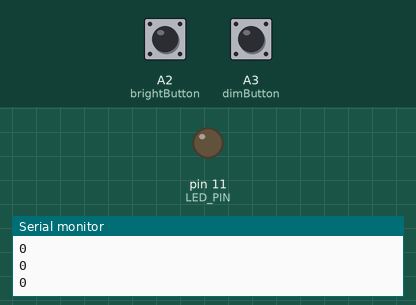
A sketch run on a simulated Arduino Uno, built with avr-gcc and run on an emulated ATmega328P. Shown: output pins drawn as LEDs (lit = HIGH), the last lines printed to the serial monitor. Inputs (shaded band) come from the test bench; at power-on: A2 (brightButton) LOW, A3 (dimButton) LOW.

Above: at 1.2 s.
1.3 s: A2 (brightButton) pulled HIGH for 1 s
At 3.4 s:
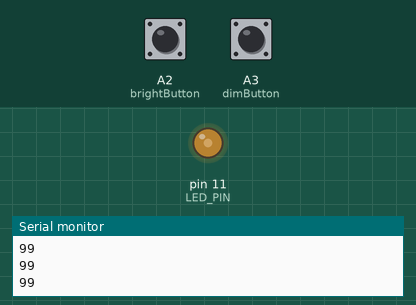
3.8 s: A2 (brightButton) pulled HIGH for 3.2 s
At 5.6 s:
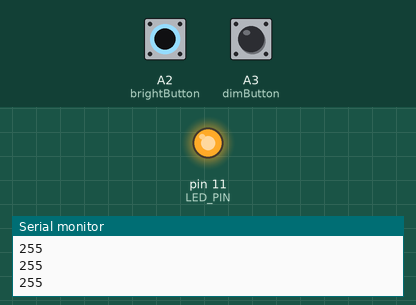
8.5 s: A3 (dimButton) pulled HIGH for 3.2 s
At 9.58 s:
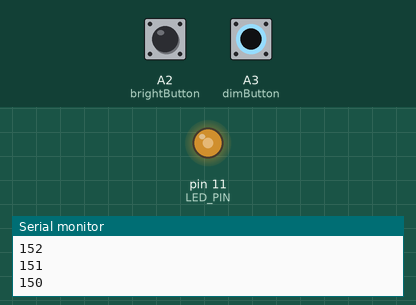
13.2 s: A2 (brightButton) pulled HIGH for 0.15 s
At 13.8 s:
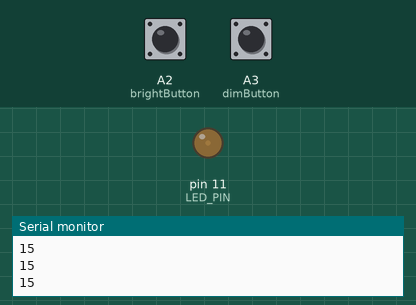
14.8 s: A3 (dimButton) pulled HIGH for 0.15 s
At 15.9 s:
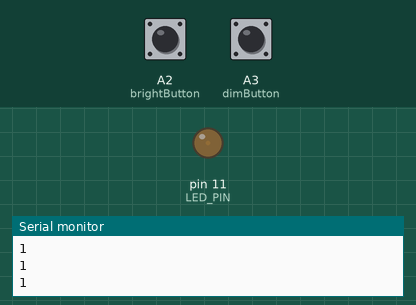
16.4 s: A3 (dimButton) pulled HIGH for 1 s
At 17.0 s:
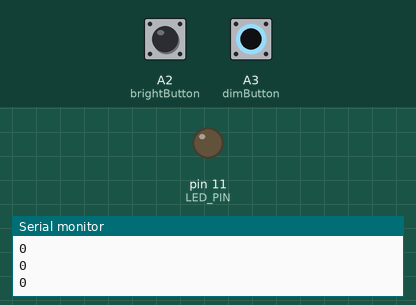
Timing chart, 0 to 19.4 s (numbered marks = the images above; inputs shaded):
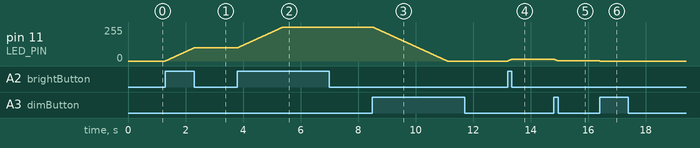

The sketch:

digital.ino
```cpp
const int dimButton = A3;
const int brightButton = A2;
const int LED_PIN = 11;
int brightness = 0;

void setup() {
  Serial.begin(9600);
  pinMode(dimButton, INPUT);
  pinMode(brightButton, INPUT);
  pinMode(LED_PIN,OUTPUT);
}

void loop() {
  if(digitalRead(dimButton) == HIGH){
    //dim button pressed
    if(brightness>0){
      brightness = brightness - 1;
    }
  }

  if (digitalRead(brightButton) == HIGH ){
    if(brightness<255){
      brightness = brightness + 1;
    }
  }
  analogWrite(LED_PIN, brightness);
  Serial.println(brightness);
  delay(10);
}
```

Measured:
- after the input at 1.3 s, pin 11 (LED_PIN): moves from 0/255 to 99/255 over 0.99 s, starting at once
- after the input at 3.8 s, pin 11 (LED_PIN): moves from 99/255 to 255/255 over 1.6 s, starting at once
- after the input at 8.5 s, pin 11 (LED_PIN): moves from 255/255 to 0/255 over 2.6 s, starting at once
- after the input at 13.2 s, pin 11 (LED_PIN): moves from 0/255 to 15/255 over 0.14 s, starting at once
- after the input at 14.8 s, pin 11 (LED_PIN): moves from 15/255 to 1/255 over 0.13 s, starting at once
- after the input at 16.4 s, pin 11 (LED_PIN): 1/255 → 0/255 at once
